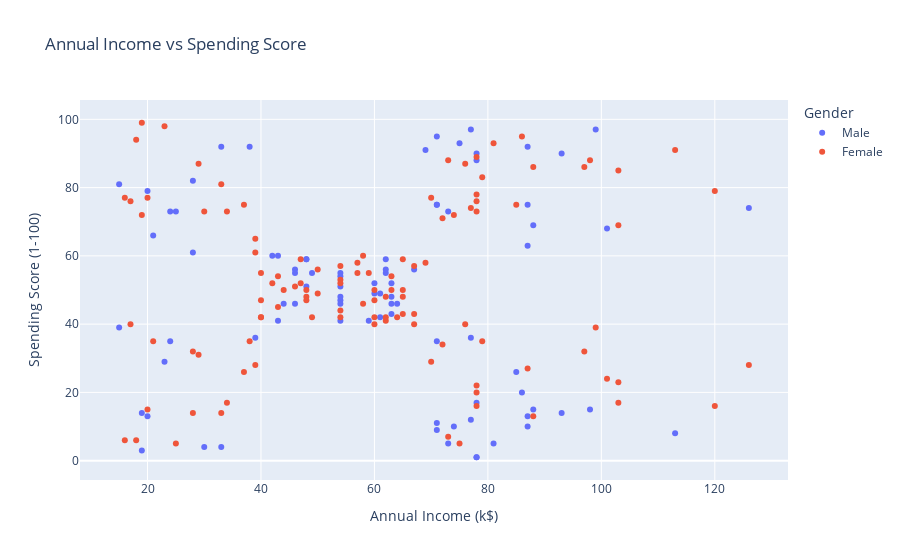
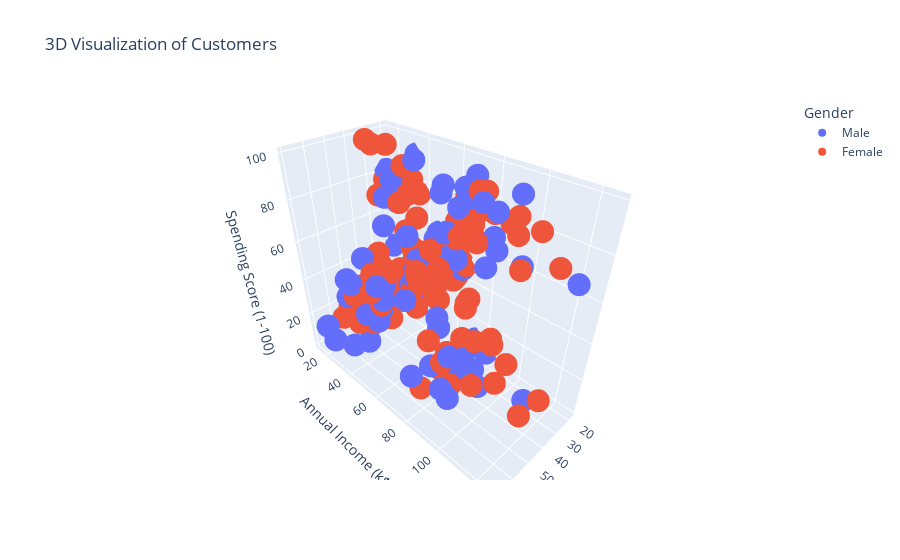

Notebook code cell kept with these figures, in order:
### Code cell
fig1 = px.scatter(
    data,
    x="Annual Income (k$)",
    y="Spending Score (1-100)",
    color="Gender",  # color customers by gender
    title="Annual Income vs Spending Score"
)
fig1.show()

# 3D scatter plot
fig2 = px.scatter_3d(
    data,
    x="Age",
    y="Annual Income (k$)",
    z="Spending Score (1-100)",
    color="Gender",
    title="3D Visualization of Customers"
)
fig2.show()

### Figure 1 — Plotly figure (JSON) as saved in the notebook; plotly's stock layout.template omitted (floating-point values rounded to 4 significant figures)
{"data": [{"hovertemplate": "Gender=Male<br>Annual Income (k$)=%{x}<br>Spending Score (1-100)=%{y}<extra></extra>", "legendgroup": "Male", "marker": {"color": "#636efa", "symbol": "circle"}, "mode": "markers", "name": "Male", "orientation": "v", "showlegend": true, "type": "scatter", "x": [15, 15, 19, 19, 20, 20, 21, 23, 24, 24, 25, 28, 28, 30, 33, 33, 38, 39, 42, 43, 43, 44, 46, 46, 46, 48, 48, 48, 49, 54, 54, 54, 54, 54, 54, 54, 59, 60, 60, 61, 61, 62, 62, 62, 63, 63, 63, 63, 64, 67, 69, 71, 71, 71, 71, 71, 71, 73, 73, 74, 75, 77, 77, 77, 78, 78, 78, 78, 78, 81, 85, 86, 87, 87, 87, 87, 87, 88, 88, 93, 93, 98, 99, 101, 113, 126], "xaxis": "x", "y": [39, 81, 3, 14, 13, 79, 66, 29, 35, 73, 73, 82, 61, 4, 4, 92, 92, 36, 60, 60, 41, 46, 46, 56, 55, 51, 59, 59, 55, 47, 54, 48, 51, 55, 41, 46, 41, 49, 52, 42, 49, 59, 55, 56, 46, 43, 48, 52, 46, 56, 91, 35, 95, 11, 75, 9, 75, 5, 73, 10, 93, 12, 97, 36, 90, 17, 88, 1, 1, 5, 26, 20, 63, 13, 75, 10, 92, 15, 69, 14, 90, 15, 97, 68, 8, 74], "yaxis": "y"}, {"hovertemplate": "Gender=Female<br>Annual Income (k$)=%{x}<br>Spending Score (1-100)=%{y}<extra></extra>", "legendgroup": "Female", "marker": {"color": "#EF553B", "symbol": "circle"}, "mode": "markers", "name": "Female", "orientation": "v", "showlegend": true, "type": "scatter", "x": [16, 16, 17, 17, 18, 18, 19, 19, 20, 20, 21, 23, 25, 28, 28, 29, 29, 30, 33, 33, 34, 34, 37, 37, 38, 39, 39, 39, 40, 40, 40, 40, 42, 43, 43, 44, 46, 47, 47, 48, 48, 48, 49, 50, 50, 54, 54, 54, 54, 54, 57, 57, 58, 58, 59, 60, 60, 60, 60, 62, 62, 62, 63, 63, 64, 65, 65, 65, 65, 67, 67, 67, 69, 70, 70, 72, 72, 73, 73, 74, 75, 76, 76, 77, 78, 78, 78, 78, 78, 78, 78, 79, 79, 81, 85, 86, 87, 88, 88, 97, 97, 98, 99, 101, 103, 103, 103, 103, 113, 120, 120, 126], "xaxis": "x", "y": [6, 77, 40, 76, 6, 94, 72, 99, 15, 77, 35, 98, 5, 14, 32, 31, 87, 73, 14, 81, 17, 73, 26, 75, 35, 61, 28, 65, 55, 47, 42, 42, 52, 54, 45, 50, 51, 52, 59, 50, 48, 47, 42, 49, 56, 53, 52, 42, 44, 57, 58, 55, 60, 46, 55, 40, 42, 47, 50, 41, 48, 42, 50, 54, 42, 48, 50, 43, 59, 43, 57, 40, 58, 29, 77, 34, 71, 88, 7, 72, 5, 40, 87, 74, 22, 20, 76, 16, 89, 78, 73, 35, 83, 93, 75, 95, 27, 13, 86, 32, 86, 88, 39, 24, 17, 85, 23, 69, 91, 16, 79, 28], "yaxis": "y"}], "layout": {"legend": {"title": {"text": "Gender"}, "tracegroupgap": 0}, "title": {"text": "Annual Income vs Spending Score"}, "xaxis": {"anchor": "y", "domain": [0, 1], "title": {"text": "Annual Income (k$)"}}, "yaxis": {"anchor": "x", "domain": [0, 1], "title": {"text": "Spending Score (1-100)"}}}}

### Figure 2 — Plotly figure (JSON) as saved in the notebook; plotly's stock layout.template omitted (floating-point values rounded to 4 significant figures)
{"data": [{"hovertemplate": "Gender=Male<br>Age=%{x}<br>Annual Income (k$)=%{y}<br>Spending Score (1-100)=%{z}<extra></extra>", "legendgroup": "Male", "marker": {"color": "#636efa", "symbol": "circle"}, "mode": "markers", "name": "Male", "scene": "scene", "showlegend": true, "type": "scatter3d", "x": [19, 21, 64, 67, 37, 22, 20, 52, 35, 25, 31, 29, 35, 60, 53, 18, 24, 48, 33, 59, 47, 69, 53, 70, 19, 63, 18, 19, 70, 59, 26, 40, 57, 38, 67, 48, 18, 48, 24, 48, 20, 67, 26, 49, 54, 68, 66, 65, 19, 27, 39, 43, 40, 59, 38, 47, 39, 20, 32, 19, 32, 25, 28, 48, 34, 43, 39, 37, 34, 19, 50, 42, 32, 40, 28, 36, 36, 58, 27, 59, 35, 46, 30, 28, 33, 32], "y": [15, 15, 19, 19, 20, 20, 21, 23, 24, 24, 25, 28, 28, 30, 33, 33, 38, 39, 42, 43, 43, 44, 46, 46, 46, 48, 48, 48, 49, 54, 54, 54, 54, 54, 54, 54, 59, 60, 60, 61, 61, 62, 62, 62, 63, 63, 63, 63, 64, 67, 69, 71, 71, 71, 71, 71, 71, 73, 73, 74, 75, 77, 77, 77, 78, 78, 78, 78, 78, 81, 85, 86, 87, 87, 87, 87, 87, 88, 88, 93, 93, 98, 99, 101, 113, 126], "z": [39, 81, 3, 14, 13, 79, 66, 29, 35, 73, 73, 82, 61, 4, 4, 92, 92, 36, 60, 60, 41, 46, 46, 56, 55, 51, 59, 59, 55, 47, 54, 48, 51, 55, 41, 46, 41, 49, 52, 42, 49, 59, 55, 56, 46, 43, 48, 52, 46, 56, 91, 35, 95, 11, 75, 9, 75, 5, 73, 10, 93, 12, 97, 36, 90, 17, 88, 1, 1, 5, 26, 20, 63, 13, 75, 10, 92, 15, 69, 14, 90, 15, 97, 68, 8, 74]}, {"hovertemplate": "Gender=Female<br>Age=%{x}<br>Annual Income (k$)=%{y}<br>Spending Score (1-100)=%{z}<extra></extra>", "legendgroup": "Female", "marker": {"color": "#EF553B", "symbol": "circle"}, "mode": "markers", "name": "Female", "scene": "scene", "showlegend": true, "type": "scatter3d", "x": [20, 23, 31, 22, 35, 23, 30, 35, 58, 24, 35, 35, 46, 54, 45, 40, 23, 21, 49, 21, 42, 30, 36, 20, 65, 31, 49, 24, 50, 27, 29, 31, 49, 31, 50, 51, 27, 67, 54, 43, 68, 32, 47, 60, 60, 45, 23, 49, 46, 21, 55, 22, 34, 50, 68, 40, 32, 47, 27, 23, 49, 21, 66, 19, 38, 18, 19, 63, 49, 51, 50, 38, 40, 23, 31, 25, 31, 29, 44, 35, 57, 28, 32, 32, 34, 44, 38, 47, 27, 30, 30, 56, 29, 31, 36, 33, 36, 52, 30, 37, 32, 29, 41, 54, 41, 36, 34, 32, 38, 47, 35, 45], "y": [16, 16, 17, 17, 18, 18, 19, 19, 20, 20, 21, 23, 25, 28, 28, 29, 29, 30, 33, 33, 34, 34, 37, 37, 38, 39, 39, 39, 40, 40, 40, 40, 42, 43, 43, 44, 46, 47, 47, 48, 48, 48, 49, 50, 50, 54, 54, 54, 54, 54, 57, 57, 58, 58, 59, 60, 60, 60, 60, 62, 62, 62, 63, 63, 64, 65, 65, 65, 65, 67, 67, 67, 69, 70, 70, 72, 72, 73, 73, 74, 75, 76, 76, 77, 78, 78, 78, 78, 78, 78, 78, 79, 79, 81, 85, 86, 87, 88, 88, 97, 97, 98, 99, 101, 103, 103, 103, 103, 113, 120, 120, 126], "z": [6, 77, 40, 76, 6, 94, 72, 99, 15, 77, 35, 98, 5, 14, 32, 31, 87, 73, 14, 81, 17, 73, 26, 75, 35, 61, 28, 65, 55, 47, 42, 42, 52, 54, 45, 50, 51, 52, 59, 50, 48, 47, 42, 49, 56, 53, 52, 42, 44, 57, 58, 55, 60, 46, 55, 40, 42, 47, 50, 41, 48, 42, 50, 54, 42, 48, 50, 43, 59, 43, 57, 40, 58, 29, 77, 34, 71, 88, 7, 72, 5, 40, 87, 74, 22, 20, 76, 16, 89, 78, 73, 35, 83, 93, 75, 95, 27, 13, 86, 32, 86, 88, 39, 24, 17, 85, 23, 69, 91, 16, 79, 28]}], "layout": {"legend": {"title": {"text": "Gender"}, "tracegroupgap": 0}, "scene": {"domain": {"x": [0, 1], "y": [0, 1]}, "xaxis": {"title": {"text": "Age"}}, "yaxis": {"title": {"text": "Annual Income (k$)"}}, "zaxis": {"title": {"text": "Spending Score (1-100)"}}}, "title": {"text": "3D Visualization of Customers"}}}
